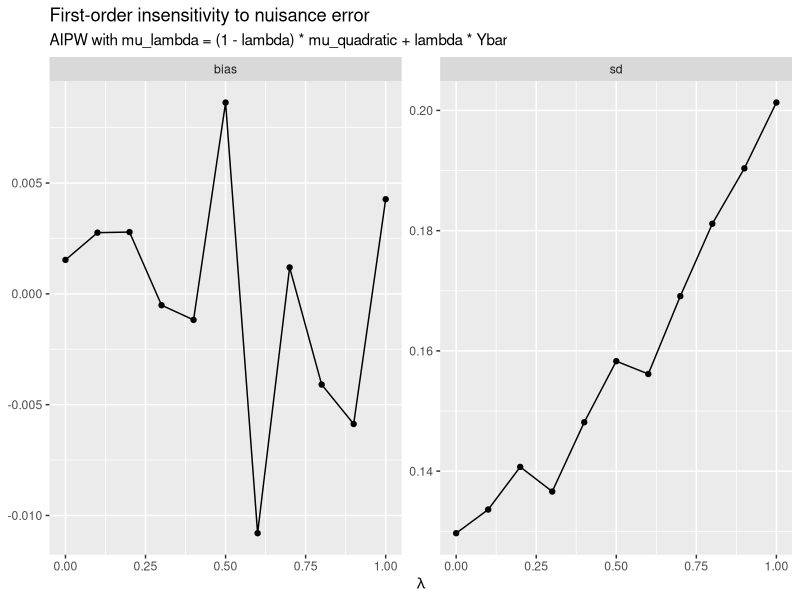

R code for this plot:
## ---- chunk 1
#| label: setup
#| message: false
library(ggplot2)
options(digits = 4)
set.seed(20260502)

summarise_estimators <- function(mat, truth) {
  data.frame(
    estimator = colnames(mat),
    bias = colMeans(mat) - truth,
    sd   = apply(mat, 2, sd),
    rmse = sqrt(colMeans((mat - truth)^2))
  )
}
## ---- chunk 2
#| label: dgp
tau_true <- 1
sigma    <- 2

dgp <- function(n, p = 0.5) {
  X      <- rnorm(n)
  eps    <- rnorm(n, sd = sigma)
  Y0     <- 2 * X + 0.5 * X^2 + eps
  Y1     <- Y0 + tau_true + 0.8 * (X^2 - 1)
  D      <- rbinom(n, 1, p)
  Y      <- D * Y1 + (1 - D) * Y0
  data.frame(Y = Y, D = D, X = X, Y0 = Y0, Y1 = Y1)
}
## ---- chunk 3
#| label: baselines
dm <- function(d) mean(d$Y[d$D == 1]) - mean(d$Y[d$D == 0])

## Lin (interacted) regression: OLS slope on D in
##   Y ~ 1 + D + (X - Xbar) + D*(X - Xbar)
lin <- function(d) {
  Xc <- d$X - mean(d$X)
  fit <- lm(d$Y ~ d$D + Xc + d$D:Xc)
  unname(coef(fit)["d$D"])
}

## IPW with known propensity p
ipw <- function(d, p = 0.5) {
  mean(d$D * d$Y / p - (1 - d$D) * d$Y / (1 - p))
}
## ---- chunk 4
#| label: mc-baselines
B <- 2000
n <- 1000

mc_baselines <- t(replicate(B, {
  d <- dgp(n)
  c(DM = dm(d), Lin = lin(d), IPW = ipw(d))
}))

summarise_estimators(mc_baselines, tau_true)
## ---- chunk 5
#| label: aipw
aipw <- function(d, p = 0.5,
                 mu_fit = function(d, arm) {
                   m <- lm(Y ~ X + I(X^2), data = d, subset = (D == arm))
                   predict(m, newdata = d)
                 }) {
  mu1 <- mu_fit(d, 1)
  mu0 <- mu_fit(d, 0)
  mean(mu1 - mu0
       + d$D / p       * (d$Y - mu1)
       - (1 - d$D)/(1-p) * (d$Y - mu0))
}
## ---- chunk 6
#| label: mc-aipw
mc_all <- t(replicate(B, {
  d <- dgp(n)
  c(DM   = dm(d),
    Lin  = lin(d),
    IPW  = ipw(d),
    AIPW = aipw(d))
}))

summarise_estimators(mc_all, tau_true)
## ---- chunk 7
#| label: if-check
if_aipw <- function(d, p = 0.5,
                    mu_fit = function(d, arm) {
                      m <- lm(Y ~ X + I(X^2), data = d, subset = (D == arm))
                      predict(m, newdata = d)
                    }) {
  mu1 <- mu_fit(d, 1)
  mu0 <- mu_fit(d, 0)
  tau_hat <- mean(mu1 - mu0
                  + d$D / p       * (d$Y - mu1)
                  - (1 - d$D)/(1-p) * (d$Y - mu0))
  psi <- (mu1 - mu0
          + d$D / p       * (d$Y - mu1)
          - (1 - d$D)/(1-p) * (d$Y - mu0)
          - tau_hat)
  list(tau = tau_hat, var_psi = mean(psi^2))
}

vp <- replicate(B, {
  d <- dgp(n)
  if_aipw(d)$var_psi
})

c(mean_var_psi_over_n = mean(vp) / n,
  mc_var_aipw         = var(mc_all[, "AIPW"]))
## ---- chunk 8
#| label: orthogonality-check
d <- dgp(n = 50000)
g <- function(x) sin(x) + x^3                # arbitrary fixed function
mean((1 - d$D / 0.5) * g(d$X))
mean((1 - (1 - d$D) / 0.5) * g(d$X))
## ---- chunk 9
#| label: dr-grid
mu_constant <- function(d, arm) rep(mean(d$Y[d$D == arm]), nrow(d))
mu_quadratic <- function(d, arm) {
  m <- lm(Y ~ X + I(X^2), data = d, subset = (D == arm))
  predict(m, newdata = d)
}

dr_grid <- expand.grid(
  outcome    = c("correct (quadratic)", "wrong (within-arm mean)"),
  propensity = c("correct (p=0.5)", "wrong (p=0.35)"),
  stringsAsFactors = FALSE
)

results <- vector("list", nrow(dr_grid))
for (k in seq_len(nrow(dr_grid))) {
  mu  <- if (dr_grid$outcome[k]    == "correct (quadratic)") mu_quadratic else mu_constant
  pp  <- if (dr_grid$propensity[k] == "correct (p=0.5)")    0.5         else 0.35
  est <- replicate(B, {
    d <- dgp(n)
    aipw(d, p = pp, mu_fit = mu)
  })
  results[[k]] <- data.frame(
    outcome    = dr_grid$outcome[k],
    propensity = dr_grid$propensity[k],
    bias       = mean(est) - tau_true,
    sd         = sd(est),
    rmse       = sqrt(mean((est - tau_true)^2))
  )
}
do.call(rbind, results)
## ---- chunk 10
#| label: dr-truly-wrong
mu_zero <- function(d, arm) rep(0, nrow(d))
est_truly_wrong <- replicate(B, {
  d <- dgp(n)
  aipw(d, p = 0.35, mu_fit = mu_zero)
})
c(bias = mean(est_truly_wrong) - tau_true,
  sd   = sd(est_truly_wrong))
## ---- chunk 11
#| label: perturbation
#| fig-width: 8
#| fig-height: 3.5
lambdas <- seq(0, 1, by = 0.1)
B_pert  <- 1000

pert <- lapply(lambdas, function(lam) {
  est <- replicate(B_pert, {
    d <- dgp(n)
    mu_lambda <- function(d, arm) {
      mq <- mu_quadratic(d, arm)
      mc <- mu_constant(d, arm)
      (1 - lam) * mq + lam * mc
    }
    aipw(d, p = 0.5, mu_fit = mu_lambda)
  })
  data.frame(lambda = lam,
             bias   = mean(est) - tau_true,
             sd     = sd(est))
})
pert_df <- do.call(rbind, pert)

pert_long <- reshape(pert_df,
                     varying = c("bias", "sd"),
                     v.names = "value",
                     timevar = "metric",
                     times   = c("bias", "sd"),
                     direction = "long")

ggplot(pert_long, aes(lambda, value)) +
  geom_line() + geom_point() +
  facet_wrap(~ metric, scales = "free_y") +
  labs(title = "First-order insensitivity to nuisance error",
       subtitle = "AIPW with mu_lambda = (1 - lambda) * mu_quadratic + lambda * Ybar",
       x = expression(lambda),
       y = NULL)
